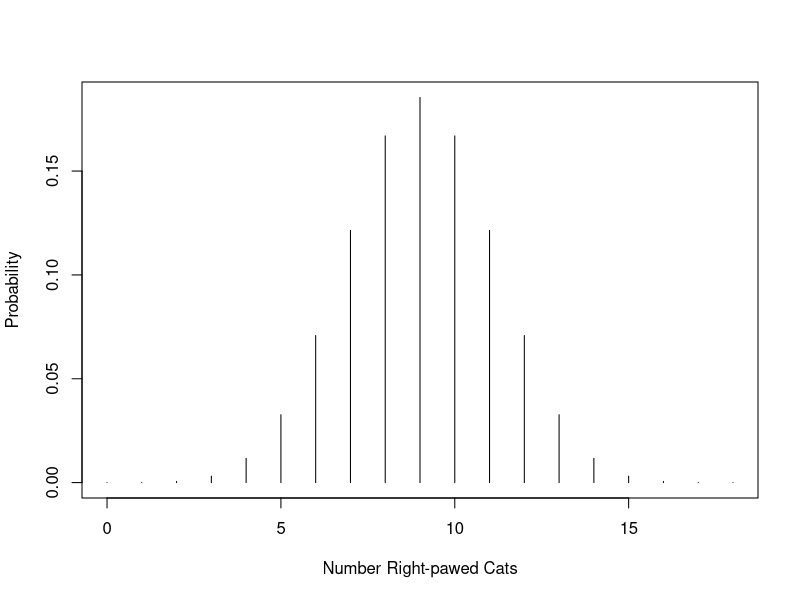

Write R code to recreate this figure.
## ---- chunk 1
paws <- 0:18
plot(paws, dbinom(paws, 18, 0.5), type='h', ylab="Probability", xlab="Number Right-pawed Cats")
## ---- chunk 2
probability <- dbinom(paws, 18, 0.5)
N <- 0:18
pawtable <- cbind(N, probability)
pawtableF <- as.data.frame(pawtable); pawtableF
## ---- chunk 3
pvalue <- (0.0117 + 0.0031 + 0.0006 + 0.00007 + 0.000004)*2; pvalue
